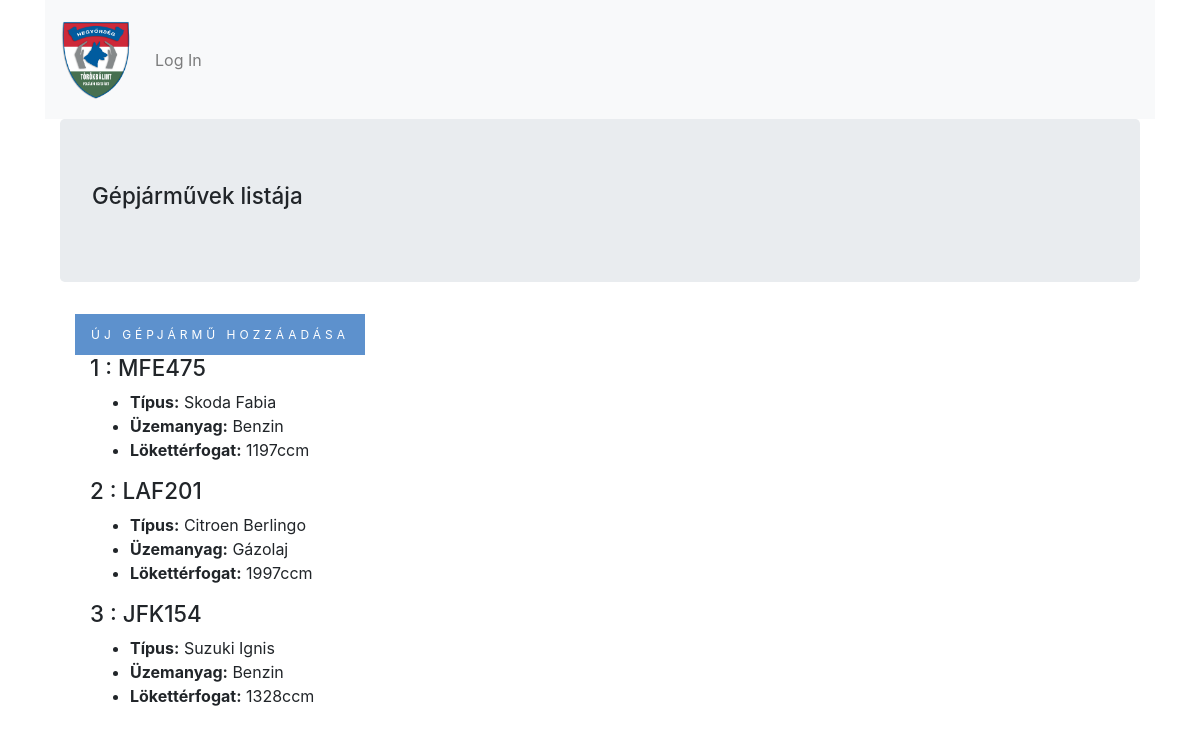
The app's page /time_sheet/list_car/ with its own data.
### time_sheet/models.py (models this page shows, shortened)
class Car(models.Model):
    fuel_types = (('B','Benzin'),('D','Gázolaj'),('G','Gáz'))
    car_type = models.CharField(max_length=150, verbose_name= ('Típus'), blank=True, null=True)
    car_plate = models.CharField(max_length=6, verbose_name= ('Rendszám'), unique=True)
    fuel_type = models.CharField(max_length=1, choices = fuel_types, default='O',verbose_name= ('Üzemanyag típusa'))
    ccm = models.PositiveSmallIntegerField(verbose_name= ('Lökettérfogat'))

### time_sheet/views.py (the view)
# urls.py: path('list_car/',views.CarList.as_view(), name='car_list'),
class CarList(ListView,LoginRequiredMixin):
    login_url = '/login/'
    model = models.Car

### time_sheet/templates/time_sheet/car_list.html (shortened to what this page needs)
{% extends 'base.html' %}
{% block content_block %}
<div class='jumbotron'>
  <h1>Gépjárművek listája</h1>
</div>
<div class="container">
<a href="{% url 'time_sheet:car_create' %}" class="btn btn-primary">Új Gépjármű hozzáadása</a>
  <div class="container car-list">
  {% for car in car_list %}
    <h2>{{car.pk}} : {{car.car_plate}}</a></h2>
    <ul>
      <li><strong>Típus:</strong> {{car.car_type}}</li>
      <li><strong>Üzemanyag:</strong> {{car.get_fuel_type_display}}</li>
      <li><strong>Lökettérfogat:</strong> {{car.ccm}}ccm</li>
    </ul>
  {% endfor %}
</div>
</div>
{% endblock %}

### static/css/master.css (style rules this page uses)
.btn-primary, .button-warning, .d-print-none { display: inline-block; border-radius: 0px; text-decoration: none; padding: 10px 15px; font-size: 12px; line-height: 19px; text-transform: uppercase; letter-spacing: 4px; -webkit-transition: all .4s ease-in-out; -moz-transition: all .4s ease-in-out; -ms-transition: all .4s ease-in-out; -o-transition: all .4s ease-in-out; transition: all .4s ease-in-out; }
.container { margin-bottom: 20px }
.btn-primary { background-color: #5d91cd;border-color: #5d91cd }
h1, h2 { font-size: 1.4rem }

### records on screen
Car: pk "1", car_plate "MFE475", car_type "Skoda Fabia", fuel_type "Benzin", ccm "1197"
Car: pk "2", car_plate "LAF201", car_type "Citroen Berlingo", fuel_type "Gázolaj", ccm "1997"
Car: pk "3", car_plate "JFK154", car_type "Suzuki Ignis", fuel_type "Benzin", ccm "1328"
